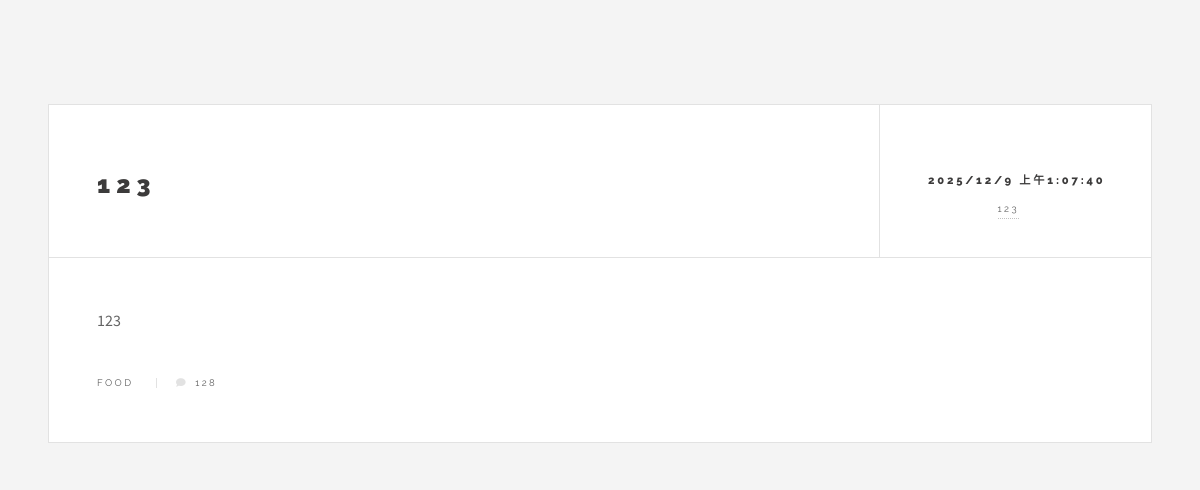
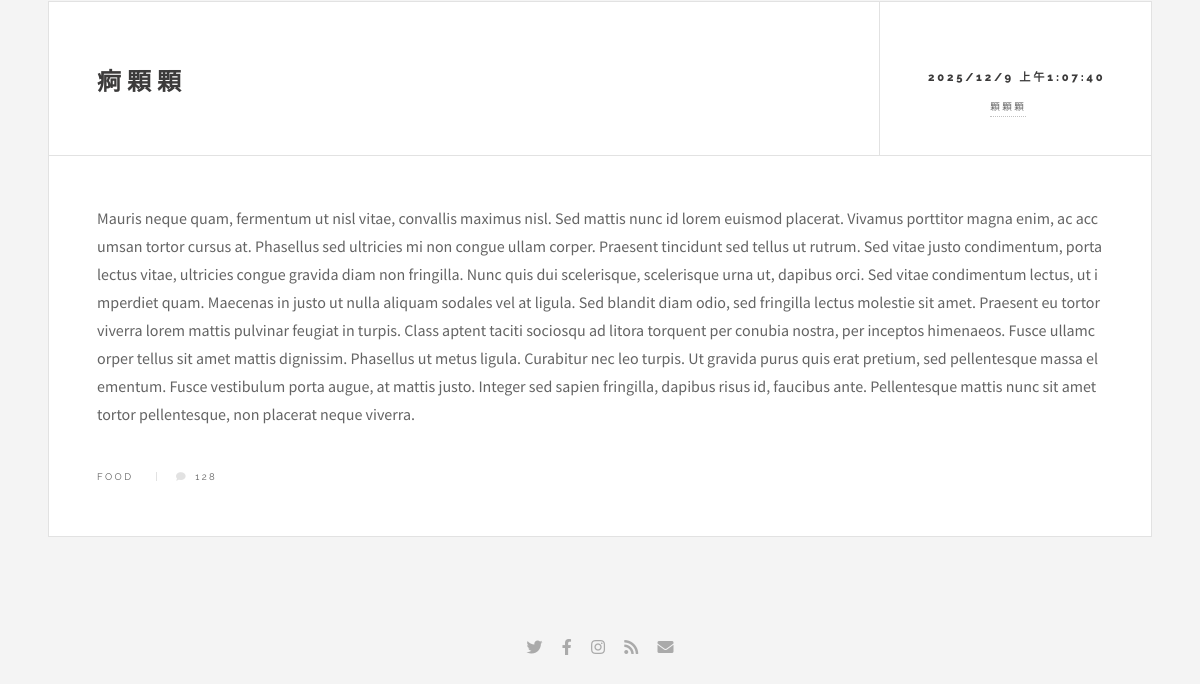
Before: /category/Food with the older database file (2 pictures, top to bottom).
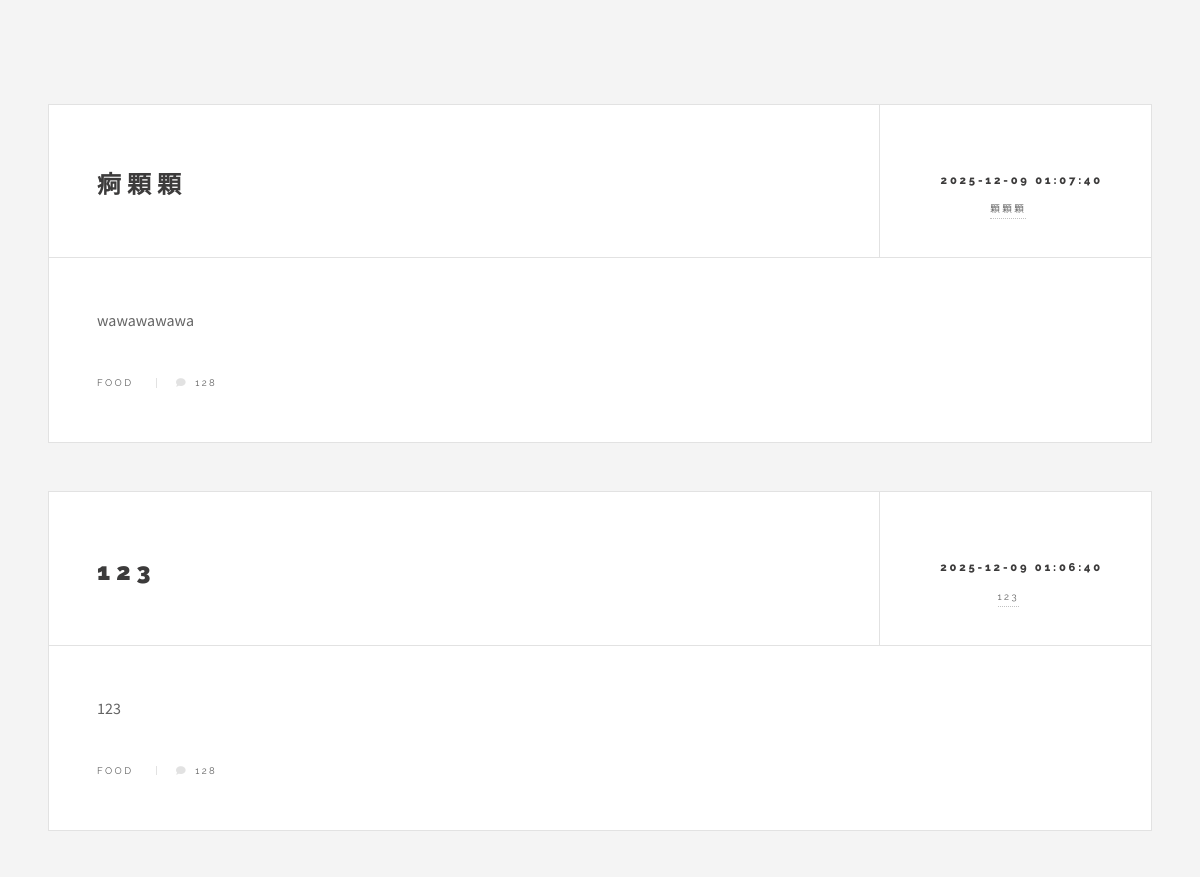
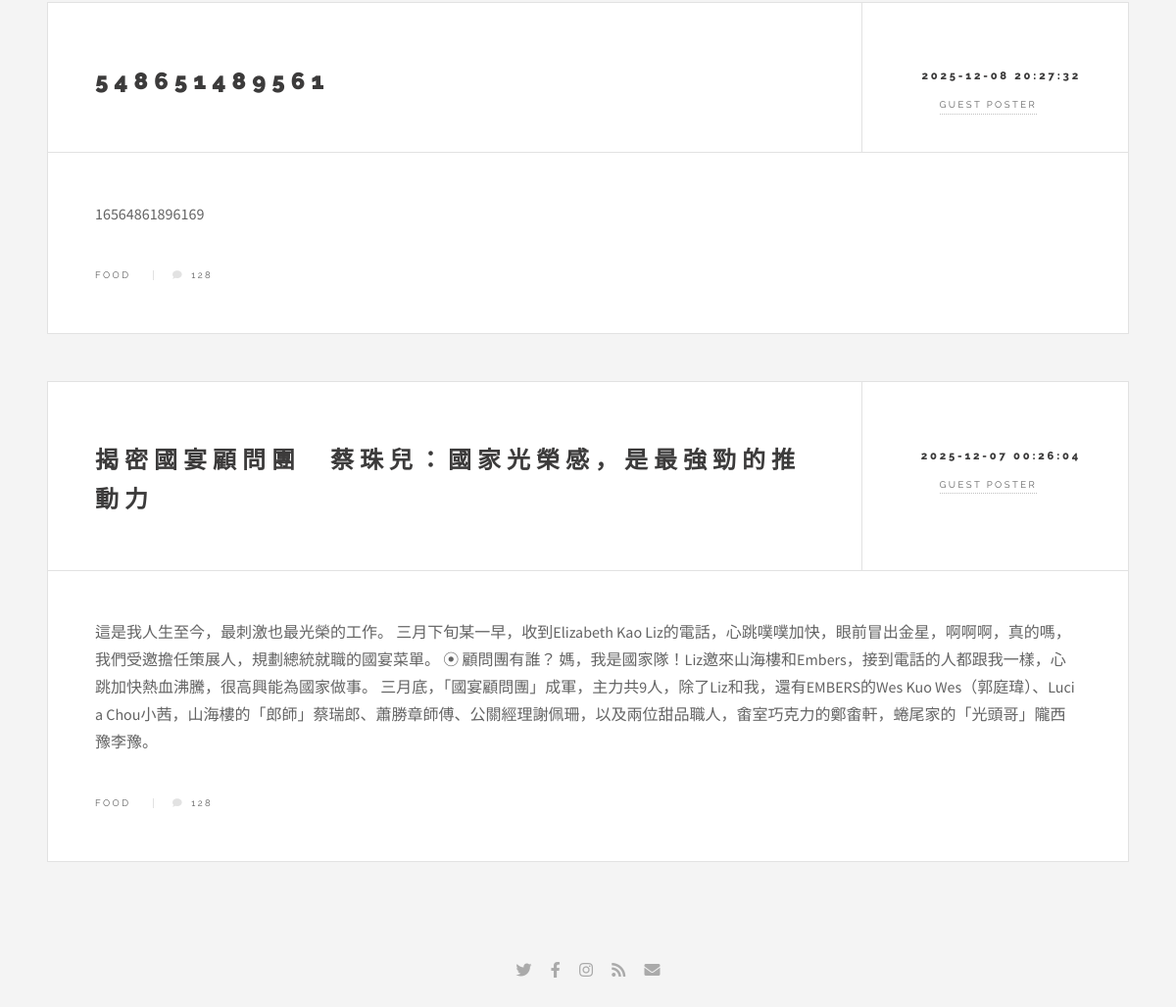
After: the same page with the newer database file (2 pictures, top to bottom).
### tables this page shows
CREATE TABLE data (title TEXT NOT NULL, content TEXT NOT NULL, author TEXT NOT NULL, time TEXT NOT NULL, category TEXT NOT NULL);

### main.py (the view)
@app.route('/category/<string:category_name>')
def category_posts(category_name):
    articles = get_articles_by_category(category_name)
    return render_template('single.html', category=category_name, articles=articles)

### main.py (called while the page is built)
def get_articles_by_category(category_name):
    conn = sqlite3.connect(DB_PATH)
    cursor = conn.cursor()
    query = 'SELECT title, content, author, time, category FROM data WHERE category = ? ORDER BY time DESC'
    cursor.execute(query, (category_name,))
    articles = cursor.fetchall()
    conn.close()
    return articles

### templates/single.html (shortened to what this page needs)
<!DOCTYPE HTML>
<html>
	<head>
		<link rel="stylesheet" href="{{ url_for('static', filename='assets/css/main.css') }}" />
	</head>
	<body class="single is-preload">
		<div id="wrapper">
        	{% if articles %}
   			{% for article in articles %}
        	<article class="post">
            	<header>
                	<div class="title">
                    	<h2 class="article-content">{{ article[0] }}</h2>
                	</div>
                	<div class="meta">
                    	<time class="published" datetime="{{ article[3] }}">{{ article[3] }}</time>
                    	<a href="{{ url_for('author_posts', author_name=article[2]) }}" class="author"><span class="name">{{ article[2] }}</span></a>
                	</div>
            	</header>
            		<p class="article-content">{{ article[1] | safe }}</p>
            	<footer>
                	<ul class="stats">
                    	<li>{{ article[4] }}</li>
                    	<li><a href="#" class="icon solid fa-comment">128</a></li>
                	</ul>
            	</footer>
        	</article>
    		{% endfor %}
			{% else %}
    		<p>此分類下目前沒有文章。</p>
			{% endif %}
    	</div>
					<section id="footer">
						<ul class="icons">
							<li><a href="#" class="icon brands fa-twitter"><span class="label">Twitter</span></a></li>
							<li><a href="#" class="icon brands fa-facebook-f"><span class="label">Facebook</span></a></li>
							<li><a href="#" class="icon brands fa-instagram"><span class="label">Instagram</span></a></li>
							<li><a href="#" class="icon solid fa-rss"><span class="label">RSS</span></a></li>
							<li><a href="#" class="icon solid fa-envelope"><span class="label">Email</span></a></li>
						</ul>
					</section>
	</body>
</html>

Changed rows visible on the page:
changed data "痾顆顆": time "2025/12/9 上午1:07:40" → "2025-12-09 01:07:40"; content "Mauris neque quam, fermentum ut nisl vitae, convallis maximus nisl. Sed mattis nunc id lorem euismod placerat. Vivamus porttitor magna enim, ac accumsan tortor cursus at. Phasellus sed ultricies mi non congue ullam corper. Praesent tincidunt sed tellus ut rutrum. Sed vitae justo condimentum, porta lectus vitae, ultricies congue gravida diam non fringilla. Nunc quis dui scelerisque, scelerisque urna ut, dapibus orci. Sed vitae condimentum lectus, ut imperdiet quam. Maecenas in justo ut nulla aliquam sodales vel at ligula. Sed blandit diam odio, sed fringilla lectus molestie sit amet. Praesent eu tortor viverra lorem mattis pulvinar feugiat in turpis. Class aptent taciti sociosqu ad litora…" → "wawawawawa"; moves up the list
changed data (number 2 of 4 on the later page): time "2025/12/9 上午1:07:40" → "2025-12-09 01:06:40"
added data: title "548651489561", time "2025-12-08 20:27:32", author "GUEST POSTER", content "16564861896169", category "FOOD"
added data: title "揭密國宴顧問團 蔡珠兒：國家光榮感，是最強勁的推動力", time "2025-12-07 00:26:04", author "GUEST POSTER", content "這是我人生至今，最刺激也最光榮的工作。 三月下旬某一早，收到Elizabeth Kao Liz的電話，心跳噗噗加快，眼前冒出金星，啊啊啊，真的嗎，我們受邀擔任策展人，規劃總統就職的國宴菜單。 ⦿ 顧問團有誰？ 媽，我是國家隊！Liz邀來山海樓和Embers，接到電話的人都跟我一樣，心跳加快熱血沸騰，很高興能為國家做事。 三月底，「國宴顧問團」成軍，主力共9人，除了Liz和我，還有EMBERS的Wes Kuo Wes（郭庭瑋）、Lucia Chou小茜，山海樓的「郎師」蔡瑞郎、蕭勝章師傅、公關經理謝佩珊，以及兩位甜品職人，畬室巧克力的鄭畬軒，蜷尾家的「光頭哥」隴西豫李豫。", category "FOOD"
